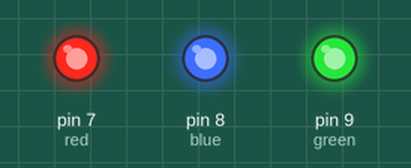
Recording of a sketch running on a simulated Arduino Uno, built with avr-gcc and run on an emulated ATmega328P. Shown: output pins drawn as LEDs (lit = HIGH). What the sketch prints to the serial monitor is not drawn.

Above: at 0.1 s.
Timing chart, 0 to 1.6 s (numbered marks = the images above):
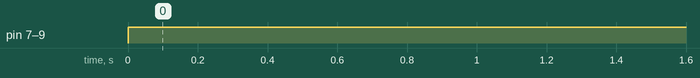

The sketch:

nunchack-acc-led.ino
```cpp
// nunchack light
// 3 November 2015
//

#include <Wire.h>
#include <ArduinoNunchuk.h>

int red = 7;
int blue = 8;
int green = 9;

#define BAUDRATE 19200
//19200

ArduinoNunchuk nunchuk = ArduinoNunchuk();

void setup() {
  // put your setup code here, to run once:
Serial.begin(BAUDRATE);
  nunchuk.init();
  pinMode(red,OUTPUT);
  pinMode(blue,OUTPUT);
  pinMode(green,OUTPUT);
}

void loop() {
  // put your main code here, to run repeatedly:
  //Serial.begin(BAUDRATE);
  nunchuk.update();

  int y = nunchuk.accelY;
  int x = nunchuk.accelX;
  int z = nunchuk.accelZ;

 // analogWrite(light,A0);

   Serial.print("  aX= ");
  Serial.print(nunchuk.accelX, DEC);
  Serial.print("    aY= ");
  Serial.print(nunchuk.accelY, DEC);
  Serial.print("    aZ= ");
  Serial.println(nunchuk.accelZ, DEC);

  if(y>400){
    digitalWrite(red,HIGH);
  }else{
    digitalWrite(red,LOW);
  }

   if(x>400){
    digitalWrite(blue,HIGH);
  }else{
    digitalWrite(blue,LOW);
  }

   if(z>400){
    digitalWrite(green,HIGH);
  }else{
    digitalWrite(green,LOW);
  }

 delay(200);
  //light = 0;
}
```

Measured:
- by itself, pin 7 (red), pin 8 (blue), pin 9 (green): LOW → HIGH at 0.00 s
